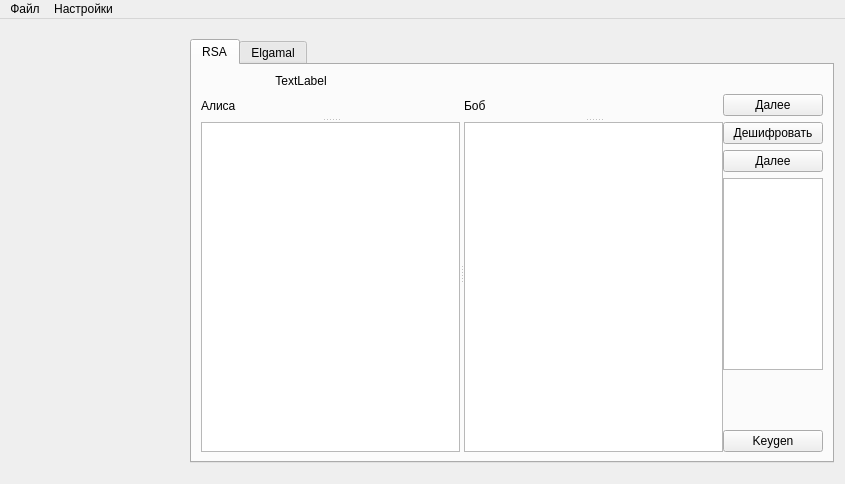
<?xml version="1.0" encoding="UTF-8"?>
<ui version="4.0">
 <class>MainWindow</class>
 <widget class="QMainWindow" name="MainWindow">
  <property name="geometry">
   <rect>
    <x>0</x>
    <y>0</y>
    <width>845</width>
    <height>484</height>
   </rect>
  </property>
  <property name="windowTitle">
   <string>MainWindow</string>
  </property>
  <widget class="QWidget" name="centralwidget">
   <widget class="QTabWidget" name="tabWidget">
    <property name="geometry">
     <rect>
      <x>190</x>
      <y>20</y>
      <width>644</width>
      <height>424</height>
     </rect>
    </property>
    <property name="autoFillBackground">
     <bool>true</bool>
    </property>
    <property name="currentIndex">
     <number>0</number>
    </property>
    <widget class="QWidget" name="tab">
     <property name="enabled">
      <bool>true</bool>
     </property>
     <attribute name="title">
      <string>RSA</string>
     </attribute>
     <layout class="QGridLayout" name="gridLayout">
      <item row="0" column="0">
       <layout class="QVBoxLayout" name="verticalLayout_4">
        <item>
         <layout class="QGridLayout" name="gridLayout_3" rowstretch="0,0" columnstretch="0,0" rowminimumheight="0,0" columnminimumwidth="1,1">
          <property name="leftMargin">
           <number>0</number>
          </property>
          <property name="topMargin">
           <number>0</number>
          </property>
          <property name="rightMargin">
           <number>0</number>
          </property>
          <property name="bottomMargin">
           <number>0</number>
          </property>
          <property name="horizontalSpacing">
           <number>0</number>
          </property>
          <property name="verticalSpacing">
           <number>6</number>
          </property>
          <item row="1" column="1">
           <layout class="QVBoxLayout" name="verticalLayout" stretch="0,0,0,0,0,0">
            <property name="spacing">
             <number>6</number>
            </property>
            <property name="sizeConstraint">
             <enum>QLayout::SetDefaultConstraint</enum>
            </property>
            <property name="leftMargin">
             <number>0</number>
            </property>
            <item>
             <widget class="QPushButton" name="pushButton">
              <property name="maximumSize">
               <size>
                <width>100</width>
                <height>16777215</height>
               </size>
              </property>
              <property name="text">
               <string>Далее</string>
              </property>
             </widget>
            </item>
            <item>
             <widget class="QPushButton" name="pushButton_2">
              <property name="maximumSize">
               <size>
                <width>100</width>
                <height>16777215</height>
               </size>
              </property>
              <property name="text">
               <string>Дешифровать</string>
              </property>
             </widget>
            </item>
            <item>
             <widget class="QPushButton" name="nextCommandRSA">
              <property name="maximumSize">
               <size>
                <width>100</width>
                <height>16777215</height>
               </size>
              </property>
              <property name="text">
               <string>Далее</string>
              </property>
             </widget>
            </item>
            <item>
             <widget class="QListWidget" name="listWidget">
              <property name="maximumSize">
               <size>
                <width>100</width>
                <height>16777215</height>
               </size>
              </property>
             </widget>
            </item>
            <item>
             <spacer name="verticalSpacer">
              <property name="orientation">
               <enum>Qt::Vertical</enum>
              </property>
              <property name="sizeHint" stdset="0">
               <size>
                <width>100</width>
                <height>40</height>
               </size>
              </property>
             </spacer>
            </item>
            <item>
             <widget class="QPushButton" name="generateKeys">
              <property name="maximumSize">
               <size>
                <width>100</width>
                <height>16777215</height>
               </size>
              </property>
              <property name="text">
               <string>Keygen</string>
              </property>
             </widget>
            </item>
           </layout>
          </item>
          <item row="1" column="0">
           <layout class="QGridLayout" name="gridLayout_4" rowstretch="0" columnstretch="0">
            <item row="0" column="0">
             <widget class="QSplitter" name="splitter_3">
              <property name="orientation">
               <enum>Qt::Horizontal</enum>
              </property>
              <widget class="QSplitter" name="splitter">
               <property name="orientation">
                <enum>Qt::Vertical</enum>
               </property>
               <widget class="QLabel" name="label">
                <property name="text">
                 <string>Алиса</string>
                </property>
               </widget>
               <widget class="QTextEdit" name="textEdit"/>
              </widget>
              <widget class="QSplitter" name="splitter_2">
               <property name="orientation">
                <enum>Qt::Vertical</enum>
               </property>
               <widget class="QLabel" name="label_2">
                <property name="text">
                 <string>Боб</string>
                </property>
               </widget>
               <widget class="QTextEdit" name="textEdit_2"/>
              </widget>
             </widget>
            </item>
           </layout>
          </item>
          <item row="0" column="0">
           <widget class="QLabel" name="title">
            <property name="maximumSize">
             <size>
              <width>200</width>
              <height>20</height>
             </size>
            </property>
            <property name="acceptDrops">
             <bool>false</bool>
            </property>
            <property name="text">
             <string>TextLabel</string>
            </property>
            <property name="scaledContents">
             <bool>false</bool>
            </property>
            <property name="alignment">
             <set>Qt::AlignCenter</set>
            </property>
            <property name="wordWrap">
             <bool>false</bool>
            </property>
           </widget>
          </item>
         </layout>
        </item>
       </layout>
      </item>
     </layout>
    </widget>
    <widget class="QWidget" name="tab_2">
     <attribute name="title">
      <string>Elgamal</string>
     </attribute>
     <widget class="QLabel" name="label_6">
      <property name="geometry">
       <rect>
        <x>230</x>
        <y>20</y>
        <width>47</width>
        <height>13</height>
       </rect>
      </property>
      <property name="text">
       <string>TextLabel</string>
      </property>
     </widget>
     <widget class="QSplitter" name="splitter_6">
      <property name="geometry">
       <rect>
        <x>530</x>
        <y>130</y>
        <width>80</width>
        <height>69</height>
       </rect>
      </property>
      <property name="orientation">
       <enum>Qt::Vertical</enum>
      </property>
      <widget class="QPushButton" name="pushButton_6">
       <property name="text">
        <string>Далее</string>
       </property>
      </widget>
      <widget class="QPushButton" name="pushButton_4">
       <property name="text">
        <string>Дешифровать</string>
       </property>
      </widget>
      <widget class="QPushButton" name="pushButton_5">
       <property name="text">
        <string>Далее</string>
       </property>
      </widget>
     </widget>
     <widget class="QSplitter" name="splitter_7">
      <property name="geometry">
       <rect>
        <x>10</x>
        <y>70</y>
        <width>512</width>
        <height>205</height>
       </rect>
      </property>
      <property name="orientation">
       <enum>Qt::Horizontal</enum>
      </property>
      <widget class="QSplitter" name="splitter_4">
       <property name="orientation">
        <enum>Qt::Vertical</enum>
       </property>
       <widget class="QLabel" name="label_4">
        <property name="text">
         <string>Алиса</string>
        </property>
       </widget>
       <widget class="QTextEdit" name="textElgamal"/>
      </widget>
      <widget class="QSplitter" name="splitter_5">
       <property name="orientation">
        <enum>Qt::Vertical</enum>
       </property>
       <widget class="QLabel" name="label_5">
        <property name="text">
         <string>Боб</string>
        </property>
       </widget>
       <widget class="QTextEdit" name="textElgamal_2"/>
      </widget>
     </widget>
    </widget>
   </widget>
  </widget>
  <widget class="QMenuBar" name="menuBar">
   <property name="geometry">
    <rect>
     <x>0</x>
     <y>0</y>
     <width>845</width>
     <height>21</height>
    </rect>
   </property>
   <widget class="QMenu" name="menu">
    <property name="title">
     <string>Файл</string>
    </property>
    <addaction name="action"/>
    <addaction name="action_2"/>
    <addaction name="action_3"/>
    <addaction name="action_4"/>
    <addaction name="action_5"/>
   </widget>
   <widget class="QMenu" name="menu_2">
    <property name="title">
     <string>Настройки</string>
    </property>
    <addaction name="action_6"/>
   </widget>
   <addaction name="menu"/>
   <addaction name="menu_2"/>
  </widget>
  <action name="action">
   <property name="text">
    <string>Создать</string>
   </property>
  </action>
  <action name="action_2">
   <property name="text">
    <string>Сохранить</string>
   </property>
  </action>
  <action name="action_3">
   <property name="text">
    <string>Сохранить как</string>
   </property>
  </action>
  <action name="action_4">
   <property name="text">
    <string>Открыть</string>
   </property>
  </action>
  <action name="action_5">
   <property name="text">
    <string>Выход</string>
   </property>
  </action>
  <action name="action_6">
   <property name="text">
    <string>Генерация ключей</string>
   </property>
  </action>
 </widget>
 <resources/>
 <connections/>
</ui>
